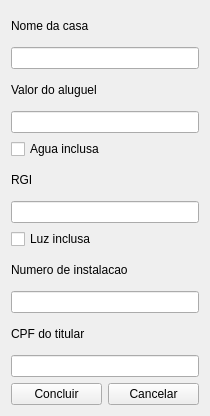
<?xml version="1.0" encoding="UTF-8"?>
<ui version="4.0">
 <class>Alterar_casa</class>
 <widget class="QWidget" name="Alterar_casa">
  <property name="geometry">
   <rect>
    <x>0</x>
    <y>0</y>
    <width>210</width>
    <height>416</height>
   </rect>
  </property>
  <property name="minimumSize">
   <size>
    <width>210</width>
    <height>416</height>
   </size>
  </property>
  <property name="maximumSize">
   <size>
    <width>210</width>
    <height>416</height>
   </size>
  </property>
  <property name="windowTitle">
   <string>Form</string>
  </property>
  <layout class="QVBoxLayout" name="verticalLayout_2">
   <item>
    <layout class="QVBoxLayout" name="verticalLayout">
     <item>
      <widget class="QLabel" name="label">
       <property name="text">
        <string>Nome da casa</string>
       </property>
      </widget>
     </item>
     <item>
      <widget class="QLineEdit" name="campo_nomeDaCasa">
       <property name="text">
        <string/>
       </property>
       <property name="maxLength">
        <number>200</number>
       </property>
      </widget>
     </item>
     <item>
      <widget class="QLabel" name="label_2">
       <property name="text">
        <string>Valor do aluguel</string>
       </property>
      </widget>
     </item>
     <item>
      <widget class="QLineEdit" name="campo_valorDoAluguel">
       <property name="inputMask">
        <string/>
       </property>
       <property name="text">
        <string/>
       </property>
      </widget>
     </item>
     <item>
      <widget class="QCheckBox" name="checkBox_aguaInclusa">
       <property name="text">
        <string>Agua inclusa</string>
       </property>
       <property name="checkable">
        <bool>true</bool>
       </property>
       <property name="checked">
        <bool>false</bool>
       </property>
      </widget>
     </item>
     <item>
      <widget class="QLabel" name="label_5">
       <property name="text">
        <string>RGI</string>
       </property>
      </widget>
     </item>
     <item>
      <widget class="QLineEdit" name="RGI">
       <property name="enabled">
        <bool>true</bool>
       </property>
       <property name="inputMask">
        <string>9999999999</string>
       </property>
      </widget>
     </item>
     <item>
      <widget class="QCheckBox" name="checkBox_luzinclusa">
       <property name="text">
        <string>Luz inclusa</string>
       </property>
      </widget>
     </item>
     <item>
      <widget class="QLabel" name="label_4">
       <property name="text">
        <string>Numero de instalacao</string>
       </property>
      </widget>
     </item>
     <item>
      <widget class="QLineEdit" name="campo_numero_instalacao">
       <property name="enabled">
        <bool>true</bool>
       </property>
       <property name="inputMask">
        <string>9999999999</string>
       </property>
      </widget>
     </item>
     <item>
      <widget class="QLabel" name="label_3">
       <property name="text">
        <string>CPF do titular</string>
       </property>
      </widget>
     </item>
     <item>
      <widget class="QLineEdit" name="CPF_titular">
       <property name="inputMask">
        <string>99999999999</string>
       </property>
      </widget>
     </item>
     <item>
      <layout class="QHBoxLayout" name="horizontalLayout">
       <item>
        <widget class="QPushButton" name="botao_concluir">
         <property name="text">
          <string>Concluir</string>
         </property>
        </widget>
       </item>
       <item>
        <widget class="QPushButton" name="botao_cancelar">
         <property name="text">
          <string>Cancelar</string>
         </property>
        </widget>
       </item>
      </layout>
     </item>
    </layout>
   </item>
  </layout>
 </widget>
 <resources/>
 <connections/>
</ui>
